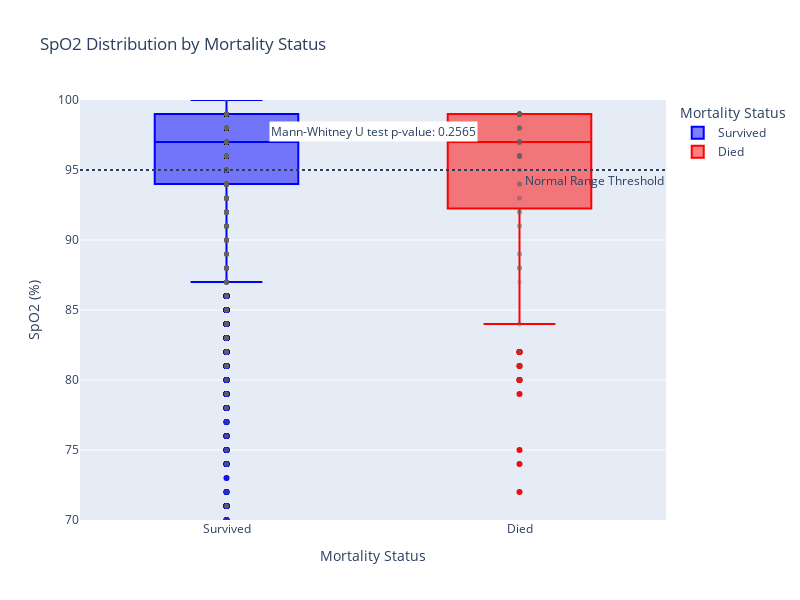

The notebook cell this image was saved under:
### Markdown cell above
### *SpO2 Distribution by Mortality Status*

### Code cell
import plotly.express as px
import plotly.graph_objects as go
import pandas as pd

# Prepare the data
plot_data = sepsis_df.copy()
plot_data['Mortality'] = plot_data['inhospital_mortality'].map({0: 'Survived', 1: 'Died'})

# Create interactive plot
fig = px.box(
    plot_data,
    x='Mortality',
    y='spo2site1_pc_oxi_adm',
    color='Mortality',
    color_discrete_map={'Survived': 'blue', 'Died': 'red'},
    title='SpO2 Distribution by Mortality Status',
    labels={'spo2site1_pc_oxi_adm': 'SpO2 (%)', 'Mortality': 'Mortality Status'},
    hover_data=['spo2site1_pc_oxi_adm', 'spo2site2_pc_oxi_adm']  # Include both SpO2 measurements
)

# Add jittered points to show distribution
fig.add_trace(
    go.Scatter(
        x=plot_data['Mortality'],
        y=plot_data['spo2site1_pc_oxi_adm'],
        mode='markers',
        marker=dict(
            color='rgba(100, 100, 100, 0.2)',
            size=5
        ),
        name='Individual values',
        hoverinfo='y',
        showlegend=False
    )
)

# Add reference lines for normal SpO2 range
fig.add_hline(
    y=95, 
    line_dash="dot",
    annotation_text="Normal Range Threshold", 
    annotation_position="bottom right"
)

# Customize layout
fig.update_layout(
    height=600,
    width=800,
    hovermode='closest',
    yaxis_range=[70, 100]  # Standard SpO2 range
)

# Add statistical comparison annotation
survived_spo2 = plot_data[plot_data['Mortality'] == 'Survived']['spo2site1_pc_oxi_adm'].dropna()
died_spo2 = plot_data[plot_data['Mortality'] == 'Died']['spo2site1_pc_oxi_adm'].dropna()

if len(survived_spo2) > 0 and len(died_spo2) > 0:
    from scipy.stats import mannwhitneyu
    _, p_value = mannwhitneyu(survived_spo2, died_spo2)
    fig.add_annotation(
        x=0.5,
        y=0.95,
        xref='paper',
        yref='paper',
        text=f'Mann-Whitney U test p-value: {p_value:.4f}',
        showarrow=False,
        bgcolor='white'
    )

fig.show()

### Figure 1 — Plotly figure (JSON) as saved in the notebook; plotly's stock layout.template omitted (floating-point values rounded to 4 significant figures; data arrays with more than 128 entries replaced by an {"elided": "..."} marker saying what was removed)
{"data": [{"alignmentgroup": "True", "customdata": {"elided": "2567x1 int values"}, "hovertemplate": "Mortality Status=%{x}<br>SpO2 (%)=%{y}<br>spo2site2_pc_oxi_adm=%{customdata[0]}<extra></extra>", "legendgroup": "Survived", "marker": {"color": "blue"}, "name": "Survived", "notched": false, "offsetgroup": "Survived", "orientation": "v", "showlegend": true, "type": "box", "x": {"elided": "2567 str values"}, "x0": " ", "xaxis": "x", "y": {"elided": "2567 int values"}, "y0": " ", "yaxis": "y"}, {"alignmentgroup": "True", "customdata": [[98], [99], [99], [92], [92], [96], [92], [89], [99], [93], [99], [92], [99], [82], [92], [99], [94], [98], [81], [99], [99], [99], [95], [99], [97], [99], [97], [89], [96], [99], [99], [92], [97], [90], [72], [94], [97], [91], [89], [97], [96], [90], [94], [74], [97], [96], [88], [99], [91], [99], [96], [99], [96], [95], [80], [99], [98], [94], [97], [97], [99], [82], [99], [93], [99], [99], [95], [97], [96], [96], [82], [97], [99], [95], [99], [99], [95], [99], [99], [99], [89], [99], [98], [99], [99], [91], [90], [97], [97], [99], [99], [97], [95], [97], [96], [99], [96], [97], [98], [98], [99], [99], [96], [84], [99], [84], [99], [86], [97], [96], [97], [74], [75], [81], [99], [82], [82], [98], [97]], "hovertemplate": "Mortality Status=%{x}<br>SpO2 (%)=%{y}<br>spo2site2_pc_oxi_adm=%{customdata[0]}<extra></extra>", "legendgroup": "Died", "marker": {"color": "red"}, "name": "Died", "notched": false, "offsetgroup": "Died", "orientation": "v", "showlegend": true, "type": "box", "x": ["Died", "Died", "Died", "Died", "Died", "Died", "Died", "Died", "Died", "Died", "Died", "Died", "Died", "Died", "Died", "Died", "Died", "Died", "Died", "Died", "Died", "Died", "Died", "Died", "Died", "Died", "Died", "Died", "Died", "Died", "Died", "Died", "Died", "Died", "Died", "Died", "Died", "Died", "Died", "Died", "Died", "Died", "Died", "Died", "Died", "Died", "Died", "Died", "Died", "Died", "Died", "Died", "Died", "Died", "Died", "Died", "Died", "Died", "Died", "Died", "Died", "Died", "Died", "Died", "Died", "Died", "Died", "Died", "Died", "Died", "Died", "Died", "Died", "Died", "Died", "Died", "Died", "Died", "Died", "Died", "Died", "Died", "Died", "Died", "Died", "Died", "Died", "Died", "Died", "Died", "Died", "Died", "Died", "Died", "Died", "Died", "Died", "Died", "Died", "Died", "Died", "Died", "Died", "Died", "Died", "Died", "Died", "Died", "Died", "Died", "Died", "Died", "Died", "Died", "Died", "Died", "Died", "Died", "Died"], "x0": " ", "xaxis": "x", "y": [94, 99, 99, 87, 92, 96, 91, 89, 99, 92, 98, 91, 97, 81, 95, 99, 94, 98, 82, 99, 99, 99, 97, 99, 97, 99, 97, 89, 96, 99, 99, 88, 97, 88, 74, 94, 96, 91, 88, 97, 96, 88, 93, 79, 97, 96, 84, 99, 93, 99, 96, 99, 96, 97, 80, 99, 98, 94, 97, 93, 99, 99, 99, 94, 99, 98, 95, 98, 97, 96, 80, 97, 99, 92, 99, 99, 96, 99, 99, 99, 89, 99, 99, 99, 99, 92, 98, 96, 97, 99, 98, 97, 96, 98, 96, 99, 96, 97, 99, 99, 99, 98, 96, 82, 99, 84, 99, 80, 97, 96, 96, 72, 75, 81, 99, 82, 82, 99, 96], "y0": " ", "yaxis": "y"}, {"hoverinfo": "y", "marker": {"color": "rgba(100, 100, 100, 0.2)", "size": 5}, "mode": "markers", "name": "Individual values", "showlegend": false, "type": "scatter", "x": {"elided": "2686 str values"}, "y": {"elided": "2686 int values"}}], "layout": {"annotations": [{"showarrow": false, "text": "Normal Range Threshold", "x": 1, "xanchor": "right", "xref": "x domain", "y": 95, "yanchor": "top", "yref": "y"}, {"bgcolor": "white", "showarrow": false, "text": "Mann-Whitney U test p-value: 0.2565", "x": 0.5, "xref": "paper", "y": 0.95, "yref": "paper"}], "boxmode": "overlay", "height": 600, "hovermode": "closest", "legend": {"title": {"text": "Mortality Status"}, "tracegroupgap": 0}, "shapes": [{"line": {"dash": "dot"}, "type": "line", "x0": 0, "x1": 1, "xref": "x domain", "y0": 95, "y1": 95, "yref": "y"}], "title": {"text": "SpO2 Distribution by Mortality Status"}, "width": 800, "xaxis": {"anchor": "y", "autorange": true, "categoryarray": ["Survived", "Died"], "categoryorder": "array", "domain": [0, 1], "range": [-0.5, 1.5], "title": {"text": "Mortality Status"}, "type": "category"}, "yaxis": {"anchor": "x", "domain": [0, 1], "range": [70, 100], "title": {"text": "SpO2 (%)"}, "type": "linear"}}}
